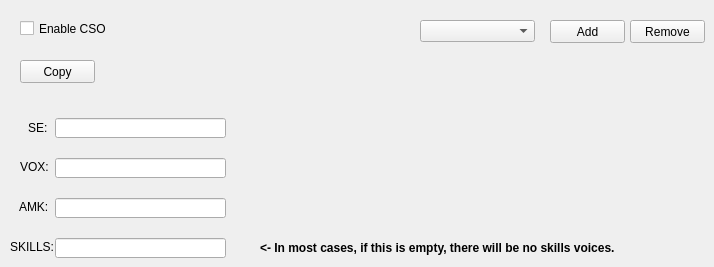
    <widget class="QWidget" name="csoTab">
     <property name="autoFillBackground">
      <bool>true</bool>
     </property>
     <attribute name="title">
      <string>CSO</string>
     </attribute>
     <widget class="QCheckBox" name="csoCheck">
      <property name="geometry">
       <rect>
        <x>20</x>
        <y>20</y>
        <width>121</width>
        <height>17</height>
       </rect>
      </property>
      <property name="text">
       <string>Enable CSO</string>
      </property>
     </widget>
     <widget class="QComboBox" name="csoCostComboBox">
      <property name="geometry">
       <rect>
        <x>420</x>
        <y>20</y>
        <width>115</width>
        <height>22</height>
       </rect>
      </property>
     </widget>
     <widget class="QPushButton" name="csoAddButton">
      <property name="geometry">
       <rect>
        <x>550</x>
        <y>20</y>
        <width>75</width>
        <height>23</height>
       </rect>
      </property>
      <property name="text">
       <string>Add</string>
      </property>
     </widget>
     <widget class="QPushButton" name="csoRemoveButton">
      <property name="geometry">
       <rect>
        <x>630</x>
        <y>20</y>
        <width>75</width>
        <height>23</height>
       </rect>
      </property>
      <property name="text">
       <string>Remove</string>
      </property>
     </widget>
     <widget class="QLabel" name="label_34">
      <property name="geometry">
       <rect>
        <x>28</x>
        <y>120</y>
        <width>41</width>
        <height>16</height>
       </rect>
      </property>
      <property name="text">
       <string>SE:</string>
      </property>
     </widget>
     <widget class="QLabel" name="label_35">
      <property name="geometry">
       <rect>
        <x>20</x>
        <y>160</y>
        <width>47</width>
        <height>13</height>
       </rect>
      </property>
      <property name="text">
       <string>VOX:</string>
      </property>
     </widget>
     <widget class="QLabel" name="label_36">
      <property name="geometry">
       <rect>
        <x>19</x>
        <y>200</y>
        <width>47</width>
        <height>13</height>
       </rect>
      </property>
      <property name="text">
       <string>AMK:</string>
      </property>
     </widget>
     <widget class="QLabel" name="label_37">
      <property name="geometry">
       <rect>
        <x>10</x>
        <y>240</y>
        <width>47</width>
        <height>13</height>
       </rect>
      </property>
      <property name="text">
       <string>SKILLS:</string>
      </property>
     </widget>
     <widget class="QLineEdit" name="csoSeEdit">
      <property name="geometry">
       <rect>
        <x>55</x>
        <y>118</y>
        <width>171</width>
        <height>20</height>
       </rect>
      </property>
     </widget>
     <widget class="QLineEdit" name="csoVoxEdit">
      <property name="geometry">
       <rect>
        <x>55</x>
        <y>158</y>
        <width>171</width>
        <height>20</height>
       </rect>
      </property>
     </widget>
     <widget class="QLineEdit" name="csoAmkEdit">
      <property name="geometry">
       <rect>
        <x>55</x>
        <y>198</y>
        <width>171</width>
        <height>20</height>
       </rect>
      </property>
     </widget>
     <widget class="QLineEdit" name="csoSkillsEdit">
      <property name="geometry">
       <rect>
        <x>55</x>
        <y>238</y>
        <width>171</width>
        <height>20</height>
       </rect>
      </property>
     </widget>
     <widget class="QToolButton" name="csoCopyButton">
      <property name="geometry">
       <rect>
        <x>20</x>
        <y>60</y>
        <width>75</width>
        <height>23</height>
       </rect>
      </property>
      <property name="text">
       <string>Copy</string>
      </property>
      <property name="popupMode">
       <enum>QToolButton::InstantPopup</enum>
      </property>
      <property name="toolButtonStyle">
       <enum>Qt::ToolButtonTextOnly</enum>
      </property>
     </widget>
     <widget class="QLabel" name="label_60">
      <property name="geometry">
       <rect>
        <x>260</x>
        <y>240</y>
        <width>361</width>
        <height>16</height>
       </rect>
      </property>
      <property name="text">
       <string>&lt;html&gt;&lt;head/&gt;&lt;body&gt;&lt;p&gt;&lt;span style=&quot; font-weight:600;&quot;&gt;&amp;lt;- In most cases, if this is empty, there will be no skills voices.&lt;/span&gt;&lt;/p&gt;&lt;/body&gt;&lt;/html&gt;</string>
      </property>
     </widget>
    </widget>
